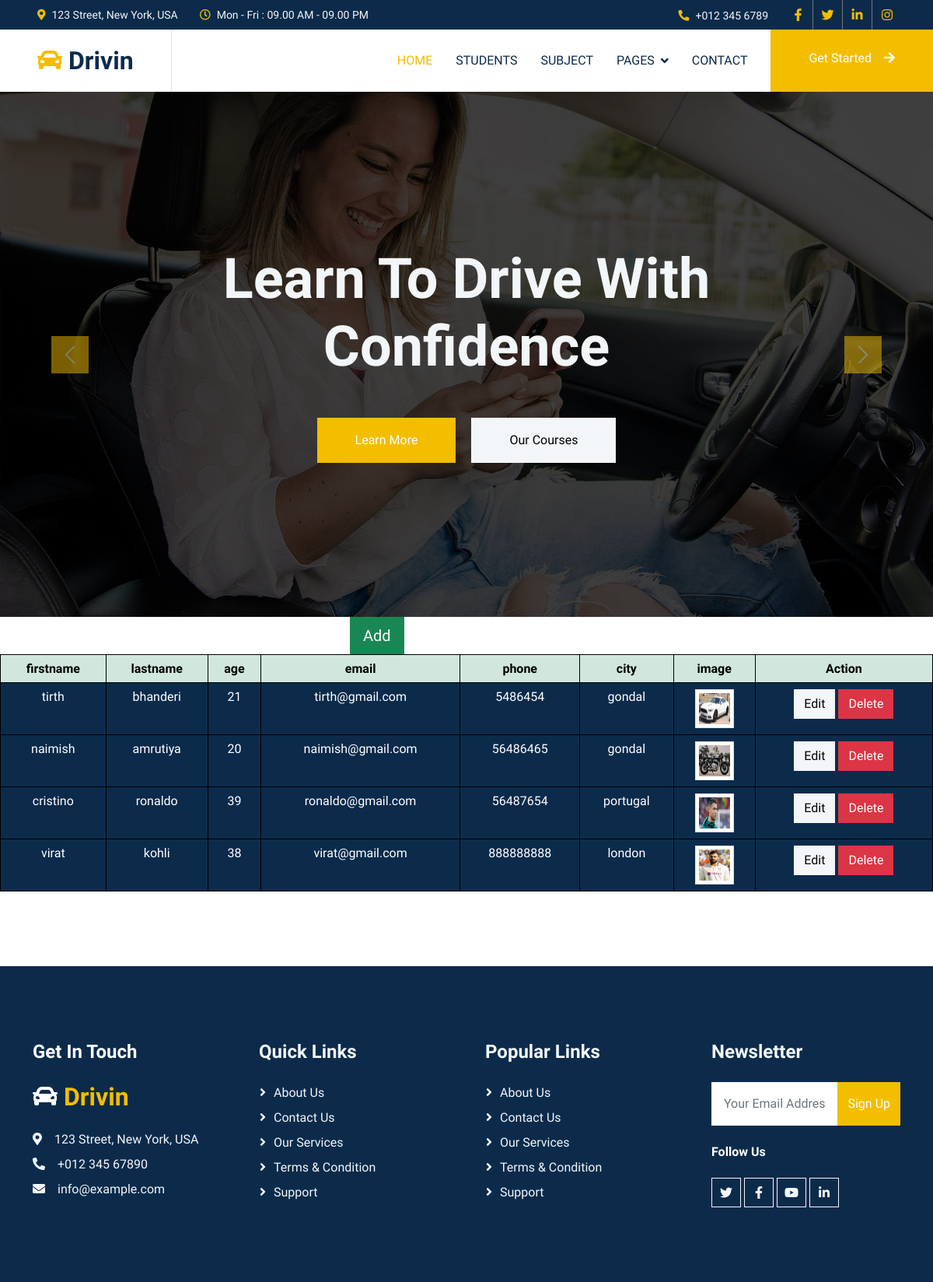
The page /home on the database its author committed.
### my_app/models.py (models this page shows)
class student(models.Model):
    firstname = models.CharField(max_length=100)
    lastname = models.CharField(max_length=100,default="")
    age = models.IntegerField(default=0)
    email = models.CharField(max_length=100,default="")
    phone = models.BigIntegerField(default=0)
    city = models.CharField(max_length=100,default="")
    image = models.ImageField(upload_to="")

### my_app/views.py (the view)
# urls.py: path('home', demo, name='home'),
def demo(request):
    obj = student.objects.all()
    context ={
        "x" : obj
    }
    print(context)
    return render(request,"home.html",context)

### my_app/templates/home.html
{% extends "base.html" %}
{% load static %}
{% block body %}
<a href="{% url 'add_1' %}" class="b1 btn btn-success btn-lg">Add</a>
<table style="width:100%" class="table table-dark table-hover">
    <thead class="table-success">
        <tr class="bg-primary text-black text-center">
            <th>firstname</th>
            <th>lastname</th>
            <th>age</th>
            <th>email</th>
            <th>phone</th>
            <th>city</th>
            <th>image</th>
            <th>Action</th>
        </tr>
    </thead>
    <tbody>
        {% for a in x %}
        <tr class="text-center pt-3">
            <td>{{a.firstname}}</td>
            <td>{{a.lastname}}</td>
            <td>{{a.age}}</td>
            <td>{{a.email}}</td>
            <td>{{a.phone}}</td>
            <td>{{a.city}}</td>
             <td><img src="{{a.image.url}}" class="img-thumbnail" style="height:50px; width:50px;"></td>
            <td>
                <a href="edit-student/{{a.id}}" class="btn btn-light">Edit</a>
                <a href="delete-student/{{a.id}}" class="btn btn-danger">Delete</a>
            </td>
        </tr>
        {% endfor %}
    </tbody>
    <br>
</table>
{% endblock  %}

### static/css/style.css (style rules this page uses)
:root { --primary: #F3BD00; --secondary: #757575; --light: #F3F6F8; --dark: #0C2B4B; }
.btn { font-weight: 500; transition: .5s; }

### my_app/templates/base.html (style rules this page uses)
table, th, td { border:1px solid black; border-collapse: collapse; }
.b1 { text-align: center; margin: 0 450px; }

### rows shown on the page
student: firstname "tirth", lastname "bhanderi", age "21", email "tirth@gmail.com", phone "5486454", city "gondal", image (picture)
student: firstname "naimish", lastname "amrutiya", age "20", email "naimish@gmail.com", phone "56486465", city "gondal", image (picture)
student: firstname "cristino", lastname "ronaldo", age "39", email "ronaldo@gmail.com", phone "56487654", city "portugal", image (picture)
student: firstname "virat", lastname "kohli", age "38", email "virat@gmail.com", phone "888888888", city "london", image (picture)
